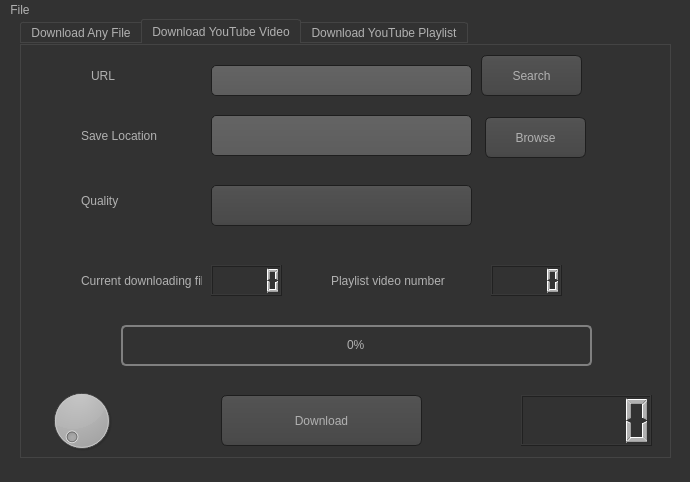
<?xml version="1.0" encoding="UTF-8"?>
<ui version="4.0">
 <class>MainWindow</class>
 <widget class="QMainWindow" name="MainWindow">
  <property name="geometry">
   <rect>
    <x>0</x>
    <y>0</y>
    <width>690</width>
    <height>482</height>
   </rect>
  </property>
  <property name="windowTitle">
   <string>MainWindow</string>
  </property>
  <property name="styleSheet">
   <string notr="true">QToolTip
{
     border: 1px solid black;
     background-color: #ffa02f;
     padding: 1px;
     border-radius: 3px;
     opacity: 100;
}

QWidget
{
    color: #b1b1b1;
    background-color: #323232;
}

QTreeView, QListView
{
    background-color: silver;
    margin-left: 5px;
}

QWidget:item:hover
{
    background-color: QLinearGradient( x1: 0, y1: 0, x2: 0, y2: 1, stop: 0 #ffa02f, stop: 1 #ca0619);
    color: #000000;
}

QWidget:item:selected
{
    background-color: QLinearGradient( x1: 0, y1: 0, x2: 0, y2: 1, stop: 0 #ffa02f, stop: 1 #d7801a);
}

QMenuBar::item
{
    background: transparent;
}

QMenuBar::item:selected
{
    background: transparent;
    border: 1px solid #ffaa00;
}

QMenuBar::item:pressed
{
    background: #444;
    border: 1px solid #000;
    background-color: QLinearGradient(
        x1:0, y1:0,
        x2:0, y2:1,
        stop:1 #212121,
        stop:0.4 #343434/*,
        stop:0.2 #343434,
        stop:0.1 #ffaa00*/
    );
    margin-bottom:-1px;
    padding-bottom:1px;
}

QMenu
{
    border: 1px solid #000;
}

QMenu::item
{
    padding: 2px 20px 2px 20px;
}

QMenu::item:selected
{
    color: #000000;
}

QWidget:disabled
{
    color: #808080;
    background-color: #323232;
}

QAbstractItemView
{
    background-color: QLinearGradient( x1: 0, y1: 0, x2: 0, y2: 1, stop: 0 #4d4d4d, stop: 0.1 #646464, stop: 1 #5d5d5d);
}

QWidget:focus
{
    /*border: 1px solid darkgray;*/
}

QLineEdit
{
    background-color: QLinearGradient( x1: 0, y1: 0, x2: 0, y2: 1, stop: 0 #4d4d4d, stop: 0 #646464, stop: 1 #5d5d5d);
    padding: 1px;
    border-style: solid;
    border: 1px solid #1e1e1e;
    border-radius: 5;
}

QPushButton
{
    color: #b1b1b1;
    background-color: QLinearGradient( x1: 0, y1: 0, x2: 0, y2: 1, stop: 0 #565656, stop: 0.1 #525252, stop: 0.5 #4e4e4e, stop: 0.9 #4a4a4a, stop: 1 #464646);
    border-width: 1px;
    border-color: #1e1e1e;
    border-style: solid;
    border-radius: 6;
    padding: 3px;
    font-size: 12px;
    padding-left: 5px;
    padding-right: 5px;
    min-width: 40px;
}

QPushButton:pressed
{
    background-color: QLinearGradient( x1: 0, y1: 0, x2: 0, y2: 1, stop: 0 #2d2d2d, stop: 0.1 #2b2b2b, stop: 0.5 #292929, stop: 0.9 #282828, stop: 1 #252525);
}

QComboBox
{
    selection-background-color: #ffaa00;
    background-color: QLinearGradient( x1: 0, y1: 0, x2: 0, y2: 1, stop: 0 #565656, stop: 0.1 #525252, stop: 0.5 #4e4e4e, stop: 0.9 #4a4a4a, stop: 1 #464646);
    border-style: solid;
    border: 1px solid #1e1e1e;
    border-radius: 5;
}

QComboBox:hover,QPushButton:hover
{
    border: 2px solid QLinearGradient( x1: 0, y1: 0, x2: 0, y2: 1, stop: 0 #ffa02f, stop: 1 #d7801a);
}


QComboBox:on
{
    padding-top: 3px;
    padding-left: 4px;
    background-color: QLinearGradient( x1: 0, y1: 0, x2: 0, y2: 1, stop: 0 #2d2d2d, stop: 0.1 #2b2b2b, stop: 0.5 #292929, stop: 0.9 #282828, stop: 1 #252525);
    selection-background-color: #ffaa00;
}

QComboBox QAbstractItemView
{
    border: 2px solid darkgray;
    selection-background-color: QLinearGradient( x1: 0, y1: 0, x2: 0, y2: 1, stop: 0 #ffa02f, stop: 1 #d7801a);
}

QComboBox::drop-down
{
     subcontrol-origin: padding;
     subcontrol-position: top right;
     width: 15px;

     border-left-width: 0px;
     border-left-color: darkgray;
     border-left-style: solid; /* just a single line */
     border-top-right-radius: 3px; /* same radius as the QComboBox */
     border-bottom-right-radius: 3px;
 }

QComboBox::down-arrow
{
     image: url(:/dark_orange/img/down_arrow.png);
}

QGroupBox
{
    border: 1px solid darkgray;
    margin-top: 10px;
}

QGroupBox:focus
{
    border: 1px solid darkgray;
}

QTextEdit:focus
{
    border: 1px solid darkgray;
}

QScrollBar:horizontal {
     border: 1px solid #222222;
     background: QLinearGradient( x1: 0, y1: 0, x2: 0, y2: 1, stop: 0.0 #121212, stop: 0.2 #282828, stop: 1 #484848);
     height: 7px;
     margin: 0px 16px 0 16px;
}

QScrollBar::handle:horizontal
{
      background: QLinearGradient( x1: 0, y1: 0, x2: 1, y2: 0, stop: 0 #ffa02f, stop: 0.5 #d7801a, stop: 1 #ffa02f);
      min-height: 20px;
      border-radius: 2px;
}

QScrollBar::add-line:horizontal {
      border: 1px solid #1b1b19;
      border-radius: 2px;
      background: QLinearGradient( x1: 0, y1: 0, x2: 1, y2: 0, stop: 0 #ffa02f, stop: 1 #d7801a);
      width: 14px;
      subcontrol-position: right;
      subcontrol-origin: margin;
}

QScrollBar::sub-line:horizontal {
      border: 1px solid #1b1b19;
      border-radius: 2px;
      background: QLinearGradient( x1: 0, y1: 0, x2: 1, y2: 0, stop: 0 #ffa02f, stop: 1 #d7801a);
      width: 14px;
     subcontrol-position: left;
     subcontrol-origin: margin;
}

QScrollBar::right-arrow:horizontal, QScrollBar::left-arrow:horizontal
{
      border: 1px solid black;
      width: 1px;
      height: 1px;
      background: white;
}

QScrollBar::add-page:horizontal, QScrollBar::sub-page:horizontal
{
      background: none;
}

QScrollBar:vertical
{
      background: QLinearGradient( x1: 0, y1: 0, x2: 1, y2: 0, stop: 0.0 #121212, stop: 0.2 #282828, stop: 1 #484848);
      width: 7px;
      margin: 16px 0 16px 0;
      border: 1px solid #222222;
}

QScrollBar::handle:vertical
{
      background: QLinearGradient( x1: 0, y1: 0, x2: 0, y2: 1, stop: 0 #ffa02f, stop: 0.5 #d7801a, stop: 1 #ffa02f);
      min-height: 20px;
      border-radius: 2px;
}

QScrollBar::add-line:vertical
{
      border: 1px solid #1b1b19;
      border-radius: 2px;
      background: QLinearGradient( x1: 0, y1: 0, x2: 0, y2: 1, stop: 0 #ffa02f, stop: 1 #d7801a);
      height: 14px;
      subcontrol-position: bottom;
      subcontrol-origin: margin;
}

QScrollBar::sub-line:vertical
{
      border: 1px solid #1b1b19;
      border-radius: 2px;
      background: QLinearGradient( x1: 0, y1: 0, x2: 0, y2: 1, stop: 0 #d7801a, stop: 1 #ffa02f);
      height: 14px;
      subcontrol-position: top;
      subcontrol-origin: margin;
}

QScrollBar::up-arrow:vertical, QScrollBar::down-arrow:vertical
{
      border: 1px solid black;
      width: 1px;
      height: 1px;
      background: white;
}


QScrollBar::add-page:vertical, QScrollBar::sub-page:vertical
{
      background: none;
}

QTextEdit
{
    background-color: #242424;
}

QPlainTextEdit
{
    background-color: #242424;
}

QHeaderView::section
{
    background-color: QLinearGradient(x1:0, y1:0, x2:0, y2:1, stop:0 #616161, stop: 0.5 #505050, stop: 0.6 #434343, stop:1 #656565);
    color: white;
    padding-left: 4px;
    border: 1px solid #6c6c6c;
}

QCheckBox:disabled
{
color: #414141;
}

QDockWidget::title
{
    text-align: center;
    spacing: 3px; /* spacing between items in the tool bar */
    background-color: QLinearGradient(x1:0, y1:0, x2:0, y2:1, stop:0 #323232, stop: 0.5 #242424, stop:1 #323232);
}

QDockWidget::close-button, QDockWidget::float-button
{
    text-align: center;
    spacing: 1px; /* spacing between items in the tool bar */
    background-color: QLinearGradient(x1:0, y1:0, x2:0, y2:1, stop:0 #323232, stop: 0.5 #242424, stop:1 #323232);
}

QDockWidget::close-button:hover, QDockWidget::float-button:hover
{
    background: #242424;
}

QDockWidget::close-button:pressed, QDockWidget::float-button:pressed
{
    padding: 1px -1px -1px 1px;
}

QMainWindow::separator
{
    background-color: QLinearGradient(x1:0, y1:0, x2:0, y2:1, stop:0 #161616, stop: 0.5 #151515, stop: 0.6 #212121, stop:1 #343434);
    color: white;
    padding-left: 4px;
    border: 1px solid #4c4c4c;
    spacing: 3px; /* spacing between items in the tool bar */
}

QMainWindow::separator:hover
{

    background-color: QLinearGradient(x1:0, y1:0, x2:0, y2:1, stop:0 #d7801a, stop:0.5 #b56c17 stop:1 #ffa02f);
    color: white;
    padding-left: 4px;
    border: 1px solid #6c6c6c;
    spacing: 3px; /* spacing between items in the tool bar */
}

QToolBar::handle
{
     spacing: 3px; /* spacing between items in the tool bar */
     background: url(:/dark_orange/img/handle.png);
}

QMenu::separator
{
    height: 2px;
    background-color: QLinearGradient(x1:0, y1:0, x2:0, y2:1, stop:0 #161616, stop: 0.5 #151515, stop: 0.6 #212121, stop:1 #343434);
    color: white;
    padding-left: 4px;
    margin-left: 10px;
    margin-right: 5px;
}

QProgressBar
{
    border: 2px solid grey;
    border-radius: 5px;
    text-align: center;
}

QProgressBar::chunk
{
    background-color: #d7801a;
    width: 2.15px;
    margin: 0.5px;
}

QTabBar::tab {
    color: #b1b1b1;
    border: 1px solid #444;
    border-bottom-style: none;
    background-color: #323232;
    padding-left: 10px;
    padding-right: 10px;
    padding-top: 3px;
    padding-bottom: 2px;
    margin-right: -1px;
}

QTabWidget::pane {
    border: 1px solid #444;
    top: 1px;
}

QTabBar::tab:last
{
    margin-right: 0; /* the last selected tab has nothing to overlap with on the right */
    border-top-right-radius: 3px;
}

QTabBar::tab:first:!selected
{
 margin-left: 0px; /* the last selected tab has nothing to overlap with on the right */


    border-top-left-radius: 3px;
}

QTabBar::tab:!selected
{
    color: #b1b1b1;
    border-bottom-style: solid;
    margin-top: 3px;
    background-color: QLinearGradient(x1:0, y1:0, x2:0, y2:1, stop:1 #212121, stop:.4 #343434);
}

QTabBar::tab:selected
{
    border-top-left-radius: 3px;
    border-top-right-radius: 3px;
    margin-bottom: 0px;
}

QTabBar::tab:!selected:hover
{
    /*border-top: 2px solid #ffaa00;
    padding-bottom: 3px;*/
    border-top-left-radius: 3px;
    border-top-right-radius: 3px;
    background-color: QLinearGradient(x1:0, y1:0, x2:0, y2:1, stop:1 #212121, stop:0.4 #343434, stop:0.2 #343434, stop:0.1 #ffaa00);
}

QRadioButton::indicator:checked, QRadioButton::indicator:unchecked{
    color: #b1b1b1;
    background-color: #323232;
    border: 1px solid #b1b1b1;
    border-radius: 6px;
}

QRadioButton::indicator:checked
{
    background-color: qradialgradient(
        cx: 0.5, cy: 0.5,
        fx: 0.5, fy: 0.5,
        radius: 1.0,
        stop: 0.25 #ffaa00,
        stop: 0.3 #323232
    );
}

QCheckBox::indicator{
    color: #b1b1b1;
    background-color: #323232;
    border: 1px solid #b1b1b1;
    width: 9px;
    height: 9px;
}

QRadioButton::indicator
{
    border-radius: 6px;
}

QRadioButton::indicator:hover, QCheckBox::indicator:hover
{
    border: 1px solid #ffaa00;
}

QCheckBox::indicator:checked
{
    image:url(:/dark_orange/img/checkbox.png);
}

QCheckBox::indicator:disabled, QRadioButton::indicator:disabled
{
    border: 1px solid #444;
}


QSlider::groove:horizontal {
    border: 1px solid #3A3939;
    height: 8px;
    background: #201F1F;
    margin: 2px 0;
    border-radius: 2px;
}

QSlider::handle:horizontal {
    background: QLinearGradient( x1: 0, y1: 0, x2: 0, y2: 1,
      stop: 0.0 silver, stop: 0.2 #a8a8a8, stop: 1 #727272);
    border: 1px solid #3A3939;
    width: 14px;
    height: 14px;
    margin: -4px 0;
    border-radius: 2px;
}

QSlider::groove:vertical {
    border: 1px solid #3A3939;
    width: 8px;
    background: #201F1F;
    margin: 0 0px;
    border-radius: 2px;
}

QSlider::handle:vertical {
    background: QLinearGradient( x1: 0, y1: 0, x2: 0, y2: 1, stop: 0.0 silver,
      stop: 0.2 #a8a8a8, stop: 1 #727272);
    border: 1px solid #3A3939;
    width: 14px;
    height: 14px;
    margin: 0 -4px;
    border-radius: 2px;
}

QAbstractSpinBox {
    padding-top: 2px;
    padding-bottom: 2px;
    border: 1px solid darkgray;

    border-radius: 2px;
    min-width: 50px;
}</string>
  </property>
  <widget class="QWidget" name="centralwidget">
   <widget class="QTabWidget" name="tabWidget">
    <property name="geometry">
     <rect>
      <x>20</x>
      <y>0</y>
      <width>651</width>
      <height>439</height>
     </rect>
    </property>
    <property name="currentIndex">
     <number>1</number>
    </property>
    <widget class="QWidget" name="tab">
     <attribute name="title">
      <string>Download Any File</string>
     </attribute>
     <widget class="QLCDNumber" name="lcdNumber">
      <property name="geometry">
       <rect>
        <x>470</x>
        <y>210</y>
        <width>71</width>
        <height>31</height>
       </rect>
      </property>
     </widget>
     <widget class="QPushButton" name="pushButton">
      <property name="geometry">
       <rect>
        <x>200</x>
        <y>340</y>
        <width>201</width>
        <height>51</height>
       </rect>
      </property>
      <property name="styleSheet">
       <string notr="true"/>
      </property>
      <property name="text">
       <string>Download</string>
      </property>
     </widget>
     <widget class="QLCDNumber" name="lcdNumber_3">
      <property name="geometry">
       <rect>
        <x>500</x>
        <y>340</y>
        <width>131</width>
        <height>51</height>
       </rect>
      </property>
     </widget>
     <widget class="QProgressBar" name="progressBar">
      <property name="geometry">
       <rect>
        <x>100</x>
        <y>270</y>
        <width>471</width>
        <height>41</height>
       </rect>
      </property>
      <property name="value">
       <number>0</number>
      </property>
     </widget>
     <widget class="QPushButton" name="pushButton_2">
      <property name="geometry">
       <rect>
        <x>464</x>
        <y>62</y>
        <width>101</width>
        <height>41</height>
       </rect>
      </property>
      <property name="text">
       <string>Browse</string>
      </property>
     </widget>
     <widget class="QLabel" name="label_4">
      <property name="geometry">
       <rect>
        <x>60</x>
        <y>210</y>
        <width>121</width>
        <height>31</height>
       </rect>
      </property>
      <property name="text">
       <string>Current downloading file</string>
      </property>
     </widget>
     <widget class="QDial" name="dial">
      <property name="geometry">
       <rect>
        <x>10</x>
        <y>330</y>
        <width>101</width>
        <height>71</height>
       </rect>
      </property>
     </widget>
     <widget class="QLCDNumber" name="lcdNumber_2">
      <property name="geometry">
       <rect>
        <x>190</x>
        <y>210</y>
        <width>71</width>
        <height>31</height>
       </rect>
      </property>
     </widget>
     <widget class="QLabel" name="label_2">
      <property name="geometry">
       <rect>
        <x>60</x>
        <y>60</y>
        <width>81</width>
        <height>41</height>
       </rect>
      </property>
      <property name="text">
       <string>Save Location</string>
      </property>
     </widget>
     <widget class="QLabel" name="label">
      <property name="geometry">
       <rect>
        <x>70</x>
        <y>10</y>
        <width>91</width>
        <height>41</height>
       </rect>
      </property>
      <property name="text">
       <string>URL</string>
      </property>
     </widget>
     <widget class="QLineEdit" name="lineEdit">
      <property name="geometry">
       <rect>
        <x>190</x>
        <y>10</y>
        <width>371</width>
        <height>31</height>
       </rect>
      </property>
     </widget>
     <widget class="QLabel" name="label_5">
      <property name="geometry">
       <rect>
        <x>310</x>
        <y>210</y>
        <width>121</width>
        <height>31</height>
       </rect>
      </property>
      <property name="text">
       <string>Playlist video number</string>
      </property>
     </widget>
     <widget class="QLineEdit" name="lineEdit_2">
      <property name="geometry">
       <rect>
        <x>190</x>
        <y>60</y>
        <width>261</width>
        <height>41</height>
       </rect>
      </property>
     </widget>
    </widget>
    <widget class="QWidget" name="tab_2">
     <attribute name="title">
      <string>Download YouTube Video</string>
     </attribute>
     <widget class="QLCDNumber" name="lcdNumber_4">
      <property name="geometry">
       <rect>
        <x>470</x>
        <y>220</y>
        <width>71</width>
        <height>31</height>
       </rect>
      </property>
     </widget>
     <widget class="QPushButton" name="pushButton_3">
      <property name="geometry">
       <rect>
        <x>200</x>
        <y>350</y>
        <width>201</width>
        <height>51</height>
       </rect>
      </property>
      <property name="styleSheet">
       <string notr="true"/>
      </property>
      <property name="text">
       <string>Download</string>
      </property>
     </widget>
     <widget class="QLabel" name="label_6">
      <property name="geometry">
       <rect>
        <x>60</x>
        <y>140</y>
        <width>61</width>
        <height>31</height>
       </rect>
      </property>
      <property name="text">
       <string>Quality</string>
      </property>
     </widget>
     <widget class="QLCDNumber" name="lcdNumber_5">
      <property name="geometry">
       <rect>
        <x>500</x>
        <y>350</y>
        <width>131</width>
        <height>51</height>
       </rect>
      </property>
     </widget>
     <widget class="QProgressBar" name="progressBar_2">
      <property name="geometry">
       <rect>
        <x>100</x>
        <y>280</y>
        <width>471</width>
        <height>41</height>
       </rect>
      </property>
      <property name="value">
       <number>0</number>
      </property>
     </widget>
     <widget class="QPushButton" name="pushButton_4">
      <property name="geometry">
       <rect>
        <x>464</x>
        <y>72</y>
        <width>101</width>
        <height>41</height>
       </rect>
      </property>
      <property name="text">
       <string>Browse</string>
      </property>
     </widget>
     <widget class="QComboBox" name="comboBox_2">
      <property name="geometry">
       <rect>
        <x>190</x>
        <y>140</y>
        <width>261</width>
        <height>41</height>
       </rect>
      </property>
     </widget>
     <widget class="QLabel" name="label_7">
      <property name="geometry">
       <rect>
        <x>60</x>
        <y>220</y>
        <width>121</width>
        <height>31</height>
       </rect>
      </property>
      <property name="text">
       <string>Current downloading file</string>
      </property>
     </widget>
     <widget class="QDial" name="dial_2">
      <property name="geometry">
       <rect>
        <x>10</x>
        <y>340</y>
        <width>101</width>
        <height>71</height>
       </rect>
      </property>
     </widget>
     <widget class="QLCDNumber" name="lcdNumber_6">
      <property name="geometry">
       <rect>
        <x>190</x>
        <y>220</y>
        <width>71</width>
        <height>31</height>
       </rect>
      </property>
     </widget>
     <widget class="QLabel" name="label_8">
      <property name="geometry">
       <rect>
        <x>60</x>
        <y>70</y>
        <width>81</width>
        <height>41</height>
       </rect>
      </property>
      <property name="text">
       <string>Save Location</string>
      </property>
     </widget>
     <widget class="QLabel" name="label_9">
      <property name="geometry">
       <rect>
        <x>70</x>
        <y>10</y>
        <width>91</width>
        <height>41</height>
       </rect>
      </property>
      <property name="text">
       <string>URL</string>
      </property>
     </widget>
     <widget class="QLineEdit" name="lineEdit_3">
      <property name="geometry">
       <rect>
        <x>190</x>
        <y>20</y>
        <width>261</width>
        <height>31</height>
       </rect>
      </property>
     </widget>
     <widget class="QLabel" name="label_10">
      <property name="geometry">
       <rect>
        <x>310</x>
        <y>220</y>
        <width>121</width>
        <height>31</height>
       </rect>
      </property>
      <property name="text">
       <string>Playlist video number</string>
      </property>
     </widget>
     <widget class="QLineEdit" name="lineEdit_4">
      <property name="geometry">
       <rect>
        <x>190</x>
        <y>70</y>
        <width>261</width>
        <height>41</height>
       </rect>
      </property>
     </widget>
     <widget class="QPushButton" name="pushButton_7">
      <property name="geometry">
       <rect>
        <x>460</x>
        <y>10</y>
        <width>101</width>
        <height>41</height>
       </rect>
      </property>
      <property name="text">
       <string>Search</string>
      </property>
     </widget>
    </widget>
    <widget class="QWidget" name="tab_3">
     <attribute name="title">
      <string>Download YouTube Playlist</string>
     </attribute>
     <widget class="QLineEdit" name="lineEdit_6">
      <property name="geometry">
       <rect>
        <x>180</x>
        <y>60</y>
        <width>261</width>
        <height>41</height>
       </rect>
      </property>
     </widget>
     <widget class="QLabel" name="label_12">
      <property name="geometry">
       <rect>
        <x>50</x>
        <y>210</y>
        <width>121</width>
        <height>31</height>
       </rect>
      </property>
      <property name="text">
       <string>Current downloading file</string>
      </property>
     </widget>
     <widget class="QDial" name="dial_3">
      <property name="geometry">
       <rect>
        <x>0</x>
        <y>330</y>
        <width>101</width>
        <height>71</height>
       </rect>
      </property>
     </widget>
     <widget class="QLCDNumber" name="lcdNumber_7">
      <property name="geometry">
       <rect>
        <x>460</x>
        <y>210</y>
        <width>71</width>
        <height>31</height>
       </rect>
      </property>
     </widget>
     <widget class="QLCDNumber" name="lcdNumber_8">
      <property name="geometry">
       <rect>
        <x>490</x>
        <y>340</y>
        <width>131</width>
        <height>51</height>
       </rect>
      </property>
     </widget>
     <widget class="QLabel" name="label_11">
      <property name="geometry">
       <rect>
        <x>50</x>
        <y>130</y>
        <width>61</width>
        <height>31</height>
       </rect>
      </property>
      <property name="text">
       <string>Quality</string>
      </property>
     </widget>
     <widget class="QLabel" name="label_14">
      <property name="geometry">
       <rect>
        <x>60</x>
        <y>0</y>
        <width>91</width>
        <height>41</height>
       </rect>
      </property>
      <property name="text">
       <string>URL</string>
      </property>
     </widget>
     <widget class="QProgressBar" name="progressBar_3">
      <property name="geometry">
       <rect>
        <x>90</x>
        <y>270</y>
        <width>471</width>
        <height>41</height>
       </rect>
      </property>
      <property name="value">
       <number>0</number>
      </property>
     </widget>
     <widget class="QLineEdit" name="lineEdit_5">
      <property name="geometry">
       <rect>
        <x>180</x>
        <y>10</y>
        <width>371</width>
        <height>31</height>
       </rect>
      </property>
     </widget>
     <widget class="QLCDNumber" name="lcdNumber_9">
      <property name="geometry">
       <rect>
        <x>180</x>
        <y>210</y>
        <width>71</width>
        <height>31</height>
       </rect>
      </property>
     </widget>
     <widget class="QLabel" name="label_13">
      <property name="geometry">
       <rect>
        <x>50</x>
        <y>60</y>
        <width>81</width>
        <height>41</height>
       </rect>
      </property>
      <property name="text">
       <string>Save Location</string>
      </property>
     </widget>
     <widget class="QPushButton" name="pushButton_6">
      <property name="geometry">
       <rect>
        <x>454</x>
        <y>62</y>
        <width>101</width>
        <height>41</height>
       </rect>
      </property>
      <property name="text">
       <string>Browse</string>
      </property>
     </widget>
     <widget class="QLabel" name="label_15">
      <property name="geometry">
       <rect>
        <x>300</x>
        <y>210</y>
        <width>121</width>
        <height>31</height>
       </rect>
      </property>
      <property name="text">
       <string>Playlist video number</string>
      </property>
     </widget>
     <widget class="QPushButton" name="pushButton_5">
      <property name="geometry">
       <rect>
        <x>190</x>
        <y>340</y>
        <width>201</width>
        <height>51</height>
       </rect>
      </property>
      <property name="styleSheet">
       <string notr="true"/>
      </property>
      <property name="text">
       <string>Download</string>
      </property>
     </widget>
     <widget class="QComboBox" name="comboBox_3">
      <property name="geometry">
       <rect>
        <x>180</x>
        <y>130</y>
        <width>131</width>
        <height>41</height>
       </rect>
      </property>
      <item>
       <property name="text">
        <string>1080p</string>
       </property>
      </item>
      <item>
       <property name="text">
        <string>720p</string>
       </property>
      </item>
      <item>
       <property name="text">
        <string>480p</string>
       </property>
      </item>
      <item>
       <property name="text">
        <string>360p</string>
       </property>
      </item>
      <item>
       <property name="text">
        <string>240p</string>
       </property>
      </item>
      <item>
       <property name="text">
        <string>144p</string>
       </property>
      </item>
     </widget>
    </widget>
   </widget>
  </widget>
  <widget class="QMenuBar" name="menubar">
   <property name="geometry">
    <rect>
     <x>0</x>
     <y>0</y>
     <width>690</width>
     <height>21</height>
    </rect>
   </property>
   <widget class="QMenu" name="menuFile">
    <property name="title">
     <string>File</string>
    </property>
    <addaction name="actionExit"/>
   </widget>
   <addaction name="menuFile"/>
  </widget>
  <widget class="QStatusBar" name="statusbar"/>
  <action name="actionExit">
   <property name="text">
    <string>Exit</string>
   </property>
  </action>
 </widget>
 <resources/>
 <connections/>
</ui>
